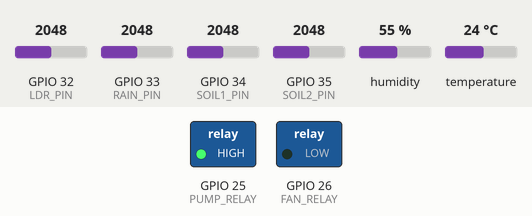
The sketch below on a simulated ESP32. Parts: switched loads named in the sketch (green lamp = pin HIGH). Inputs (shaded band) come from the test bench; at power-on: GPIO 33 (RAIN_PIN) = 2048, temperature 24 °C, GPIO 32 (LDR_PIN) = 2048, GPIO 34 (SOIL1_PIN) = 2048, GPIO 35 (SOIL2_PIN) = 2048, humidity 55 %. WiFi joins after 1.5 s; servers stay silent unless stated; uploads are accepted with an empty reply; what the sketch prints to the serial monitor is not drawn.

Above: at 6.2 s.
6.3 s: GPIO 33 (RAIN_PIN) set to 2212
9.1 s: GPIO 33 (RAIN_PIN) set to 2289
At 10.7 s:
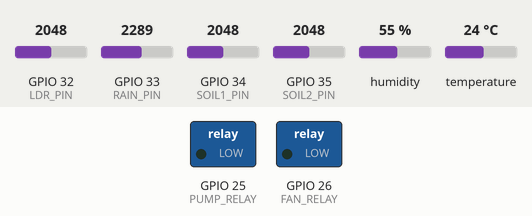
11.9 s: temperature set to 4 °C
14.9 s: temperature set to 1 °C
At 17.2 s:
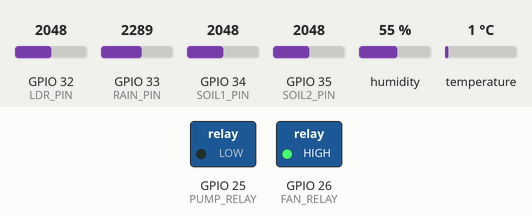
17.7 s: temperature set to 12 °C
At 18.5 s:
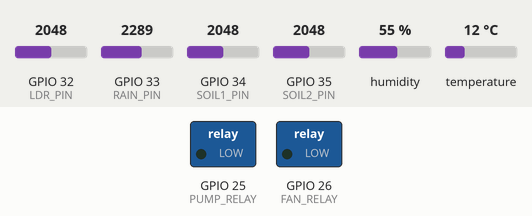
20.5 s: GPIO 33 (RAIN_PIN) set to 1228
At 23.6 s:
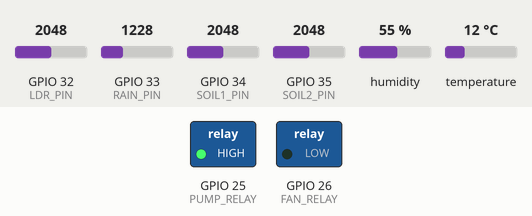
Timing chart, 0 to 24.8 s (numbered marks = the images above; inputs shaded):
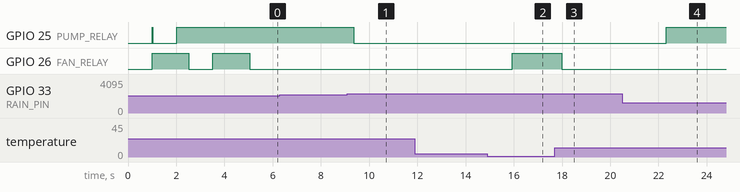

Measured:
- the behaviour switches between 2252 and 2253 on GPIO 33 (RAIN_PIN) (found by bisection; images 0 and 1)
- the behaviour switches between 3 and 2 °C on temperature (found by bisection; images 1 and 2)
- after the input at 6.3 s, every drawn part: stays the same
- after the input at 9.1 s, GPIO 25 (PUMP_RELAY): HIGH → LOW after 0.26 s
- after the input at 11.9 s, every drawn part: stays the same
- after the input at 14.9 s, GPIO 26 (FAN_RELAY): LOW → HIGH after 1.0 s
- after the input at 17.7 s, GPIO 26 (FAN_RELAY): HIGH → LOW after 0.30 s
- after the input at 20.5 s, GPIO 25 (PUMP_RELAY): LOW → HIGH after 1.8 s

The sketch:

agrisense_real_connected.ino
```cpp
/*
   ============================================================
   AgriSense — ESP32 Real Hardware Connected to Web Platform
   ============================================================

   DHT11          -> GPIO 4
   Soil Sensor 1  -> GPIO 34
   Soil Sensor 2  -> GPIO 35
   LDR            -> GPIO 32
   Rain Sensor    -> GPIO 33

   Pump Relay     -> GPIO 25
   Fan Relay      -> GPIO 26

   HC-SR04        -> REMOVED

   Relay type: ACTIVE LOW
   LOW  = relay ON
   HIGH = relay OFF

   HOW TO CONNECT TO WEBSITE:
   Method 1 (USB Serial):
     • Plug ESP32 into Laptop/PC via USB cable.
     • Open https://agrisense-269.pages.dev or http://localhost:8000
     • Click "🔌 Connect Hardware (USB Serial)" button on the home page.
     • Select your COM port — the website will immediately show your real data!

   Method 2 (Wireless Wi-Fi):
     • Put your Wi-Fi name & password in WIFI_SSID & WIFI_PASS below.
     • Put your Laptop IP in SERVER_URL.
     • ESP32 will automatically sync data every 3 seconds!
   ============================================================
*/

#include <WiFi.h>
#include <HTTPClient.h>
#include <DHT.h>

// -------------------- WI-FI CONFIG (Optional) --------------------
// If you want wireless mode, fill these in. Otherwise, leave them to use USB mode!
const char* WIFI_SSID     = "Redmi Note 10 Pro Max"; // Hotspot SSID (Note: ensure 2.4 GHz band is enabled on hotspot)
const char* WIFI_PASS     = "YOUR_WIFI_PASSWORD";

// Server endpoint for local backend:
// (Run 'ipconfig' in PowerShell to find your laptop IPv4 address)
const char* SERVER_URL    = "http://10.128.89.164:8000/api/sensors/ingest";

// -------------------- PIN DEFINITIONS --------------------

#define DHT_PIN       4
#define DHT_TYPE      DHT11

#define SOIL1_PIN     34
#define SOIL2_PIN     35

#define LDR_PIN       32
#define RAIN_PIN      33

#define PUMP_RELAY    25
#define FAN_RELAY     26

// -------------------- DHT --------------------

DHT dht(DHT_PIN, DHT_TYPE);

// -------------------- RELAY SETTINGS --------------------

#define RELAY_ON      LOW
#define RELAY_OFF     HIGH

// -------------------- THRESHOLDS --------------------

#define SOIL_PUMP_THRESHOLD 100
#define TEMP_FAN_THRESHOLD  2

// -------------------- LDR CALIBRATION --------------------
#define LDR_BRIGHT 1631
#define LDR_DARK   2112

unsigned long lastWifiSend = 0;
const unsigned long WIFI_INTERVAL = 3000; // 3 seconds


// ========================================================
// SETUP
// ========================================================

void setup() {

  Serial.begin(115200);
  delay(1000);

  // Sensor pins
  pinMode(SOIL1_PIN, INPUT);
  pinMode(SOIL2_PIN, INPUT);
  pinMode(LDR_PIN, INPUT);
  pinMode(RAIN_PIN, INPUT);

  // Relay pins
  pinMode(PUMP_RELAY, OUTPUT);
  pinMode(FAN_RELAY, OUTPUT);

  // Make sure both devices start OFF
  digitalWrite(PUMP_RELAY, RELAY_OFF);
  digitalWrite(FAN_RELAY, RELAY_OFF);

  dht.begin();

  Serial.println();
  Serial.println("==========================================");
  Serial.println("       AgriSense Hardware System");
  Serial.println("==========================================");
  Serial.println("HC-SR04: REMOVED");
  Serial.println("Pump Relay: GPIO 25");
  Serial.println("Fan Relay:  GPIO 26");
  Serial.println("------------------------------------------");

  // ------------------------------------------------------
  // Relay startup test
  // ------------------------------------------------------

  Serial.println("Testing PUMP relay...");
  digitalWrite(PUMP_RELAY, RELAY_ON);
  delay(1000);
  digitalWrite(PUMP_RELAY, RELAY_OFF);
  Serial.println("Pump relay test complete.");

  delay(500);

  Serial.println("Testing FAN relay...");
  digitalWrite(FAN_RELAY, RELAY_ON);
  delay(1000);
  digitalWrite(FAN_RELAY, RELAY_OFF);
  Serial.println("Fan relay test complete.");

  // ------------------------------------------------------
  // Optional Wi-Fi connection
  // ------------------------------------------------------
  if (String(WIFI_SSID) != "YOUR_WIFI_OR_HOTSPOT") {
    Serial.printf("Connecting to Wi-Fi '%s'...\n", WIFI_SSID);
    WiFi.mode(WIFI_STA);
    WiFi.begin(WIFI_SSID, WIFI_PASS);
    int attempts = 0;
    while (WiFi.status() != WL_CONNECTED && attempts < 15) {
      delay(500);
      Serial.print(".");
      attempts++;
    }
    if (WiFi.status() == WL_CONNECTED) {
      Serial.println("\n[✓] Wi-Fi Connected!");
      Serial.printf("IP: %s\n", WiFi.localIP().toString().c_str());
    } else {
      Serial.println("\n[!] Wi-Fi not connected. Continuing in USB Serial Mode.");
    }
  } else {
    Serial.println("USB Plug & Play Mode Ready. Click 'Connect Hardware' on website.");
  }

  Serial.println("------------------------------------------");
  Serial.println("System started.");
  Serial.println();
}


// ========================================================
// LOOP
// ========================================================

void loop() {

  // -------------------- DHT11 --------------------

  float temperature = dht.readTemperature();
  float humidity = dht.readHumidity();


  // -------------------- SOIL --------------------

  int soilRaw1 = analogRead(SOIL1_PIN);
  int soilRaw2 = analogRead(SOIL2_PIN);

  int soilPercent1 = map(soilRaw1, 4095, 1200, 0, 100);
  int soilPercent2 = map(soilRaw2, 4095, 1200, 0, 100);

  soilPercent1 = constrain(soilPercent1, 0, 100);
  soilPercent2 = constrain(soilPercent2, 0, 100);

  int soilAverage = (soilPercent1 + soilPercent2) / 2;


  // -------------------- LDR --------------------

  int ldrRaw = analogRead(LDR_PIN);

  int lightPercent = map(
    ldrRaw,
    LDR_BRIGHT,
    LDR_DARK,
    100,
    0
  );

  lightPercent = constrain(lightPercent, 0, 100);


  // -------------------- RAIN SENSOR --------------------

  int rainRaw = analogRead(RAIN_PIN);

  int rainPercent = map(rainRaw, 4095, 0, 0, 100);
  rainPercent = constrain(rainPercent, 0, 100);


  // =====================================================
  // PUMP CONTROL
  // =====================================================

  bool pumpON = false;

  if (soilAverage < SOIL_PUMP_THRESHOLD && rainPercent < 45) {

    pumpON = true;
    digitalWrite(PUMP_RELAY, RELAY_ON);

  } else {

    pumpON = false;
    digitalWrite(PUMP_RELAY, RELAY_OFF);
  }


  // =====================================================
  // FAN CONTROL
  // =====================================================

  bool fanON = false;

  if (!isnan(temperature) && temperature > TEMP_FAN_THRESHOLD) {

    fanON = true;
    digitalWrite(FAN_RELAY, RELAY_ON);

  } else {

    fanON = false;
    digitalWrite(FAN_RELAY, RELAY_OFF);
  }


  // =====================================================
  // 1. JSON STREAM (Fast Machine Parsing for Website)
  // =====================================================

  float validTemp = isnan(temperature) ? 28.0 : temperature;
  float validHum  = isnan(humidity) ? 60.0 : humidity;

  Serial.printf("{\"airTemp\":%.1f,\"airHum\":%.1f,\"soilAvg\":%d,\"soil1\":%d,\"soil2\":%d,\"light\":%d,\"rain\":%d,\"pump\":%s,\"fan\":%s}\n",
                validTemp, validHum, soilAverage, soilPercent1, soilPercent2, lightPercent, rainPercent, pumpON ? "true" : "false", fanON ? "true" : "false");


  // =====================================================
  // 2. SERIAL MONITOR (Your Exact Original Format)
  // =====================================================

  Serial.println("==========================================");

  // DHT
  if (isnan(temperature) || isnan(humidity)) {

    Serial.println("DHT11: ERROR");

  } else {

    Serial.print("Temperature : ");
    Serial.print(temperature);
    Serial.println(" °C");

    Serial.print("Humidity    : ");
    Serial.print(humidity);
    Serial.println(" %");
  }


  // Soil
  Serial.print("Soil 1 Raw  : ");
  Serial.println(soilRaw1);

  Serial.print("Soil 1      : ");
  Serial.print(soilPercent1);
  Serial.println(" %");

  Serial.print("Soil 2 Raw  : ");
  Serial.println(soilRaw2);

  Serial.print("Soil 2      : ");
  Serial.print(soilPercent2);
  Serial.println(" %");

  Serial.print("Soil Average: ");
  Serial.print(soilAverage);
  Serial.println(" %");


  // LDR
  Serial.print("LDR Raw     : ");
  Serial.println(ldrRaw);

  Serial.print("Light       : ");
  Serial.print(lightPercent);
  Serial.println(" %");


  // Rain
  Serial.print("Rain Raw    : ");
  Serial.println(rainRaw);

  Serial.print("Rain        : ");
  Serial.print(rainPercent);
  Serial.println(" %");


  // Pump
  Serial.print("Pump        : ");
  if (pumpON) {
    Serial.println("ON");
  } else {
    Serial.println("OFF");
  }


  // Fan
  Serial.print("Fan         : ");
  if (fanON) {
    Serial.println("ON");
  } else {
    Serial.println("OFF");
  }

  Serial.println("==========================================");
  Serial.println();


  // =====================================================
  // 3. OPTIONAL WI-FI CLOUD SYNC (Runs if Wi-Fi connected)
  // =====================================================

  if (WiFi.status() == WL_CONNECTED && (millis() - lastWifiSend >= WIFI_INTERVAL)) {
    lastWifiSend = millis();
    HTTPClient http;
    http.begin(SERVER_URL);
    http.addHeader("Content-Type", "application/json");

    String json = String("{") +
      "\"soil_average\":" + String(soilAverage) + "," +
      "\"soil_moisture_1\":" + String(soilPercent1) + "," +
      "\"soil_moisture_2\":" + String(soilPercent2) + "," +
      "\"air_temp\":" + String(validTemp, 1) + "," +
      "\"air_humidity\":" + String(validHum, 1) + "," +
      "\"light_pct\":" + String(lightPercent) + "," +
      "\"rain_pct\":" + String(rainPercent) + "," +
      "\"pump_state\":" + (pumpON ? "true" : "false") + "," +
      "\"fan_state\":" + (fanON ? "true" : "false") +
      "}";

    int code = http.POST(json);
    if (code > 0) {
      Serial.printf("[Cloud Sync] ✓ Synced to website (HTTP %d)\n", code);
    }
    http.end();
  }

  delay(2000);
}
```
